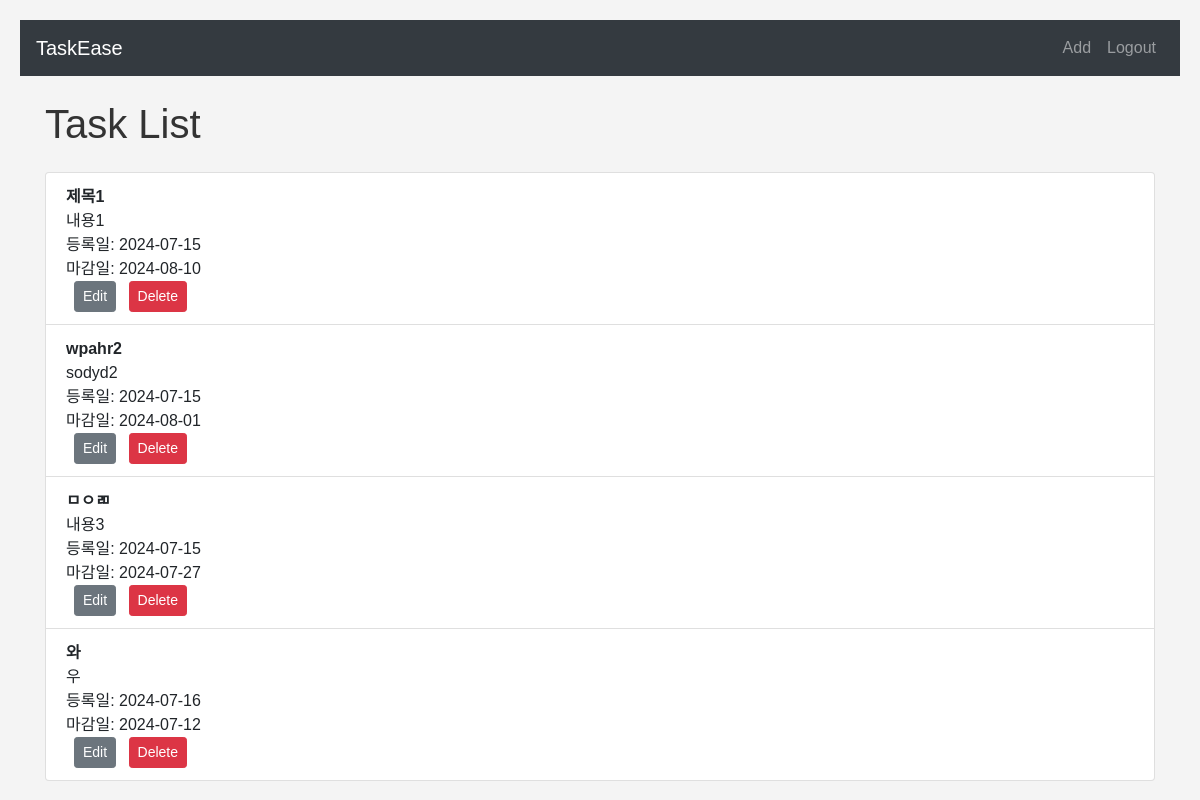
/task_list (signed in), run on the app's committed database.
### models.py (models this page shows)
class Task(db.Model):
    id = db.Column(db.Integer, primary_key=True)
    title = db.Column(db.String(100), nullable=False)
    contents = db.Column(db.Text, nullable=False)
    input_date = db.Column(db.Date, nullable=False, default=datetime.utcnow)
    due_date = db.Column(db.Date, nullable=False)
    user_id = db.Column(db.Integer, db.ForeignKey("user.id"), nullable=False)
    user = db.relationship("User", backref=db.backref("tasks", lazy=True))

### app.py (the view)
@app.route("/task_list")
def task_list():
    if "user_id" not in session:
        return redirect(url_for("login"))
    tasks = Task.query.filter_by(user_id=session["user_id"]).all()
    return render_template("task_list.html", tasks=tasks)

### app.py (called while the page is built)
@app.before_request
def create_admin():
    with app.app_context():
        if not User.query.filter_by(username="admin").first():
            admin = User(username="admin", is_admin=True)
            admin.set_password("admin")
            db.session.add(admin)
            db.session.commit()

### templates/task_list.html (shortened to what this page needs)
{% extends "base.html" %}
{% block header %}Task List{% endblock %}
{% block content %}
<ul id="task-list" class="mt-4 list-group">
  {% for task in tasks %}
  <li class="list-group-item">
    <strong>{{ task.title }}</strong><br />
    {{ task.contents }}<br />
    등록일: {{ task.input_date.strftime('%Y-%m-%d') }}<br />
    마감일: {{ task.due_date.strftime('%Y-%m-%d') }}<br />
    <a href="{{ url_for('edit_task', task_id=task.id) }}" class="btn btn-secondary btn-sm ml-2">Edit</a>
    <a href="{{ url_for('delete_task', task_id=task.id) }}" class="btn btn-danger btn-sm ml-2">Delete</a>
  </li>
  {% endfor %}
</ul>
{% endblock %}

### templates/base.html (shortened to what this page needs)
<!DOCTYPE html>
<html lang="en">
  <head>
    <link
      rel="stylesheet"
      href="https://cdn.jsdelivr.net/npm/bootstrap@4.6.2/dist/css/bootstrap.min.css"
    />
    <link rel="stylesheet" href="{{ url_for('static', filename='css/style.css') }}" />
  </head>
  <body>
    <nav class="navbar navbar-expand-lg navbar-dark bg-dark">
      <a class="navbar-brand" href="{{ url_for('index') }}">TaskEase</a>
      <div class="collapse navbar-collapse" id="navbarNav">
        <ul class="navbar-nav ml-auto">
           {% if session.get('user_id') %}
          <li class="nav-item"><a class="nav-link" href="{{ url_for('index') }}">Add</a></li>
          <li class="nav-item"><a class="nav-link" href="{{ url_for('logout') }}">Logout</a></li>
          {% else %}
          <li class="nav-item"><a class="nav-link" href="{{ url_for('login') }}">Login</a></li>
          <li class="nav-item"><a class="nav-link" href="{{ url_for('register') }}">Register</a></li>
          {% endif %}
        </ul>
      </div>
    </nav>
    <div class="container">
      <h1 class="mt-4">{% block header %}{% endblock %}</h1>
      <div class="content">
         {% block content %}{% endblock %}
      </div>
    </div>
  </body>
</html>

### static/css/style.css (style rules this page uses)
body { font-family: Arial, sans-serif; margin: 20px; background-color: #f4f4f4; }
h1 { color: #333; }

### data on the page
Task: title "제목1", contents "내용1", input_date "2024-07-15", due_date "2024-08-10"
Task: title "wpahr2", contents "sodyd2", input_date "2024-07-15", due_date "2024-08-01"
Task: title "ㅁㅇㄻ", contents "내용3", input_date "2024-07-15", due_date "2024-07-27"
Task: title "와", contents "우", input_date "2024-07-16", due_date "2024-07-12"
